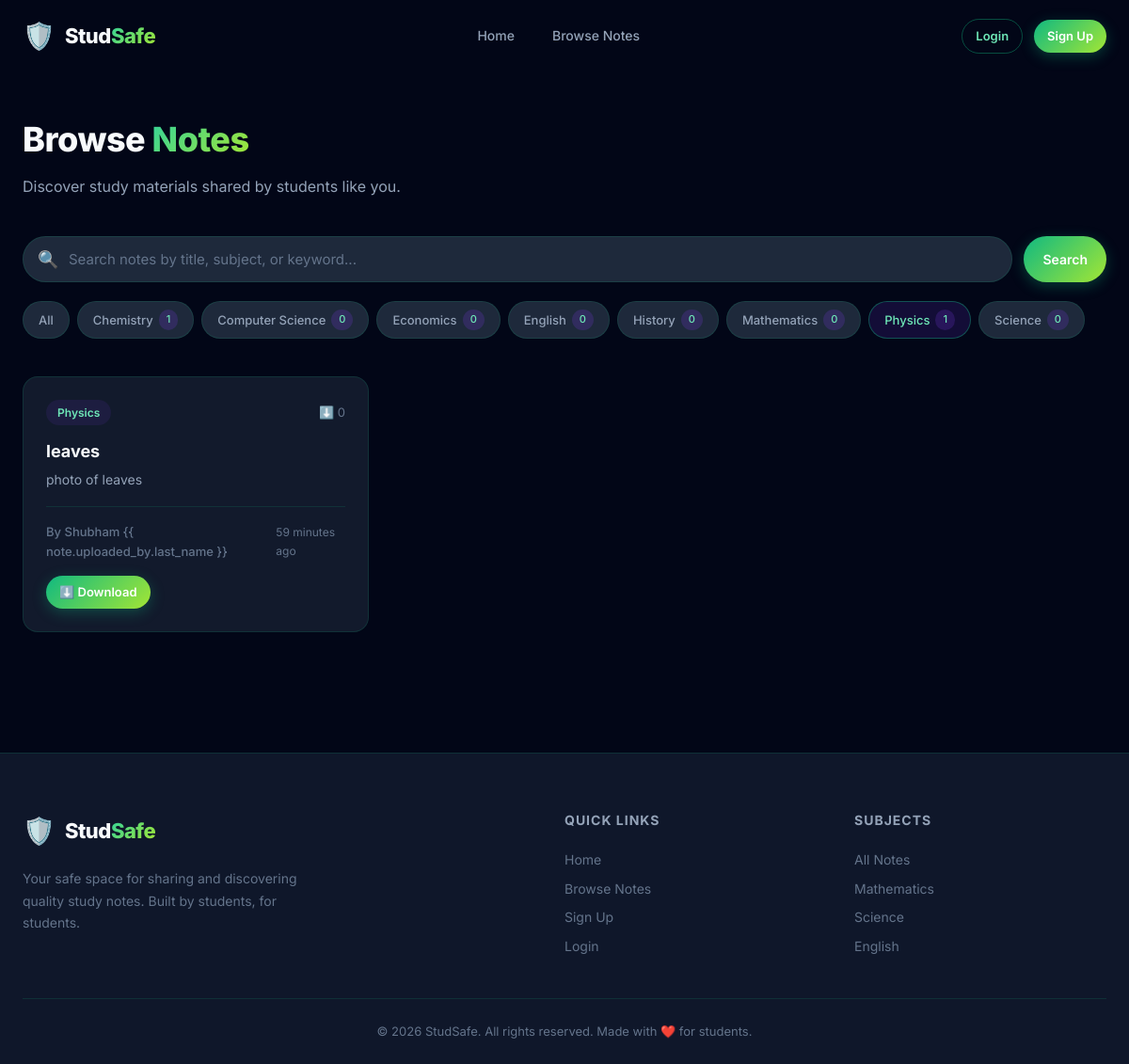
The page /browse/?subject=7 on the database its author committed.
### studapp/models.py (models this page shows, shortened)
class Subject(models.Model):
    name = models.CharField(max_length=100, unique=True)
    icon = models.CharField(max_length=50, default='📘')  # emoji icon
    description = models.TextField(blank=True, default='')
    created_at = models.DateTimeField(auto_now_add=True)
    class Meta:
        ordering = ['name']

class Note(models.Model):
    title = models.CharField(max_length=200)
    description = models.TextField(blank=True, default='')
    subject = models.ForeignKey(Subject, on_delete=models.CASCADE, related_name='notes')
    uploaded_by = models.ForeignKey(User, on_delete=models.CASCADE, related_name='notes')
    file = models.FileField(upload_to='notes/%Y/%m/%d/')
    created_at = models.DateTimeField(auto_now_add=True)
    updated_at = models.DateTimeField(auto_now=True)
    downloads = models.PositiveIntegerField(default=0)
    class Meta:
        ordering = ['-created_at']

### studapp/views.py (the view)
# urls.py: path('browse/', views.browse_notes, name='browse'),
def browse_notes(request):
    notes = Note.objects.select_related('subject', 'uploaded_by')
    subjects = Subject.objects.annotate(note_count=Count('notes'))
    subject_id = request.GET.get('subject')
    if subject_id:
        notes = notes.filter(subject_id=subject_id)
    query = request.GET.get('q', '')
    if query:
        notes = notes.filter(
            Q(title__icontains=query) |
            Q(description__icontains=query) |
            Q(subject__name__icontains=query)
        )
    context = {
        'notes': notes,
        'subjects': subjects,
        'current_subject': subject_id,
        'search_query': query,
    }
    return render(request, 'browse.html', context)

### studapp/templates/browse.html (shortened to what this page needs)
{% extends 'base.html' %}
{% block content %}
<section class="browse-section" id="browse-section">
    <div class="section-container">
        <div class="browse-header" id="browse-header">
            <div>
                <h1 class="page-title">Browse <span class="gradient-text">Notes</span></h1>
                <p class="page-subtitle">Discover study materials shared by students like you.</p>
            </div>
        </div>
        <div class="browse-filters" id="browse-filters">
            <form method="get" class="search-form" id="search-form">
                <div class="search-input-wrap">
                    <span class="search-icon">🔍</span>
                    <input type="text" name="q" class="search-input"
                        placeholder="Search notes by title, subject, or keyword..." value="{{ search_query }}"
                        id="search-input">
                </div>
                <button type="submit" class="btn btn-primary" id="search-submit">Search</button>
            </form>
            <div class="subject-filters" id="subject-filters">
                <a href="{% url 'browse' %}" class="filter-chip {% if not current_subject %}active{% endif %}"
                    id="filter-all">All</a>
                {% for subject in subjects %}
                <a href="{% url 'browse' %}?subject={{ subject.id }}"
                    class="filter-chip {% if current_subject == subject.id|stringformat:'d' %}active{% endif %}"
                    id="filter-{{ subject.id }}">
                    {{ subject.icon }} {{ subject.name }} <span class="chip-count">{{ subject.note_count }}</span>
                </a>
                {% endfor %}
            </div>
        </div>
        {% if notes %}
        <div class="notes-grid" id="notes-grid">
            {% for note in notes %}
            <div class="note-card" id="note-{{ note.id }}">
                <div class="note-card-header">
                    <span class="note-subject-badge">{{ note.subject.icon }} {{ note.subject.name }}</span>
                    <span class="note-downloads">⬇️ {{ note.downloads }}</span>
                </div>
                <h3 class="note-title">{{ note.title }}</h3>
                <p class="note-desc">{{ note.description|truncatewords:20 }}</p>
                <div class="note-card-footer">
                    <span class="note-author">By {{ note.uploaded_by.first_name }} {{ note.uploaded_by.last_name
                        }}</span>
                    <span class="note-date">{{ note.created_at|timesince }} ago</span>
                </div>
                <div class="note-card-actions">
                    <a href="{% url 'download' note.id %}" class="btn btn-primary btn-sm" id="download-{{ note.id }}">⬇️
                        Download</a>
                </div>
            </div>
            {% endfor %}
        </div>
        {% endif %}
    </div>
</section>
{% endblock %}

### rows shown on the page
Subject: name "Chemistry", note_count "1"
Subject: name "Computer Science", note_count "0"
Subject: name "Economics", note_count "0"
Subject: name "English", note_count "0"
Subject: name "History", note_count "0"
Subject: name "Mathematics", note_count "0"
Subject: name "Physics", note_count "1"
Subject: name "Science", note_count "0"
Note: subject.name "Physics", downloads "0", title "leaves", description "photo of leaves", uploaded_by.first_name "Shubham", created_at "59 minutes"
